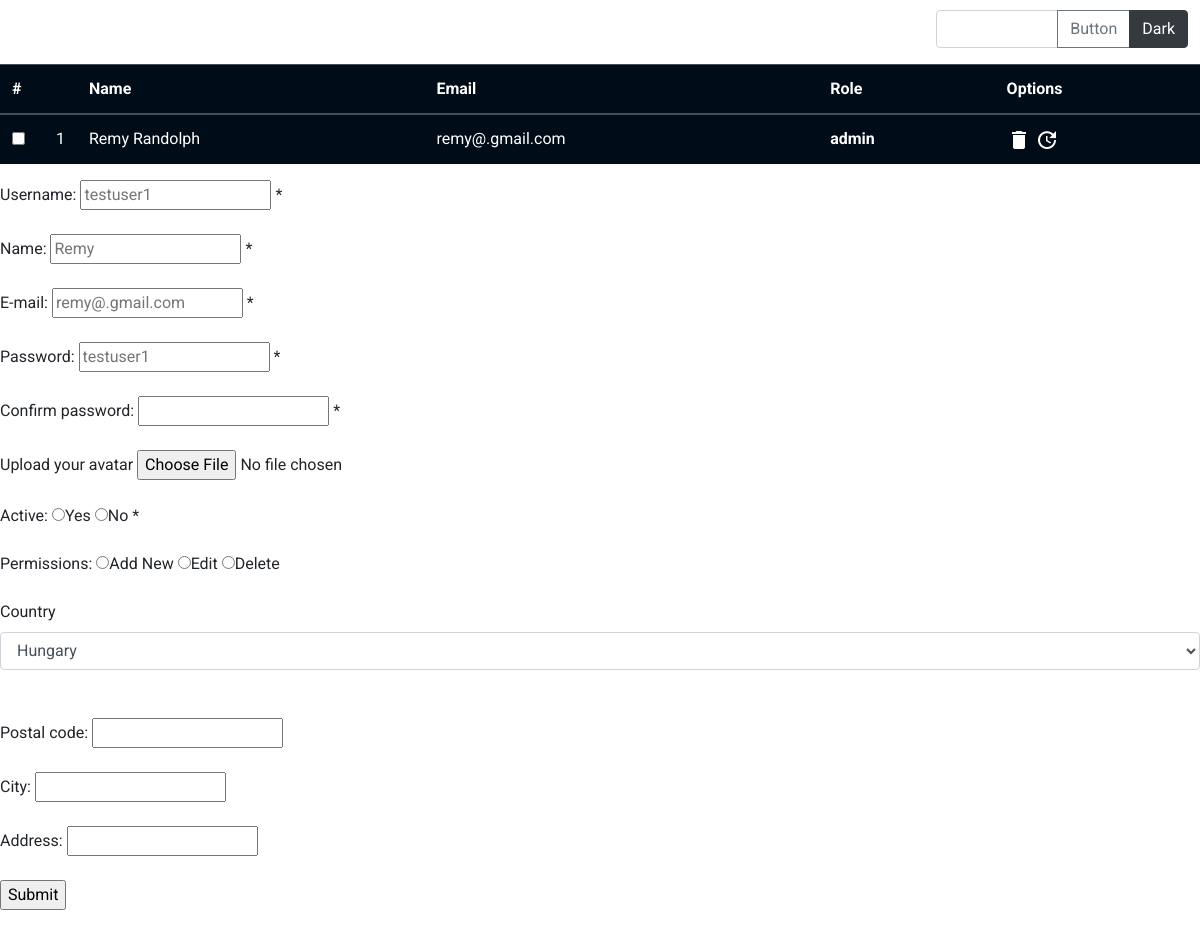
/modify.php?member=1, run on the app's committed database.
### tables this page shows
CREATE TABLE IF NOT EXISTS `users` (
  `id` int(11) NOT NULL AUTO_INCREMENT,
  `name` varchar(255) NOT NULL,
  `email` varchar(255) NOT NULL,
  `roles` varchar(255) NOT NULL,
  `username` varchar(255) NOT NULL,
  `password` varchar(255) NOT NULL,
  `avatar` varchar(255) NOT NULL,
  `active` tinyint(1) NOT NULL,
  `country` varchar(255) NOT NULL,
  `pcode` varchar(255) NOT NULL,
  `city` varchar(255) NOT NULL,
  `address` varchar(255) NOT NULL,
  PRIMARY KEY (`id`)
);

### modify.php (the view, shortened to what this page needs)
<!DOCTYPE HTML>
<html>
<head>
<link rel="stylesheet" href="https://stackpath.bootstrapcdn.com/bootstrap/4.3.1/css/bootstrap.min.css">
<link rel="stylesheet" type="text/css" href="super-style.css">
<link rel="stylesheet" href="https://cdnjs.cloudflare.com/ajax/libs/font-awesome/4.7.0/css/font-awesome.min.css">
</head>
<body>
<div class="input-group mb-3 custominputfield">
  <input type="text" class="form-control"  aria-label="" aria-describedby="basic-addon2">
  <div class="input-group-append">
    <button class="btn btn-outline-secondary" type="button">Button</button>
    <button type="button" class="btn btn-dark">Dark</button>
  </div>
</div>
<?php
include('db_config.php');
$member = $_SESSION["member"];
$usernameErr = $nameErr = $emailErr = $passwordErr = $cpasswordErr = $activeErr =  "";
$username0 = $name = $email = $password = $cpassword = $active = $permission = $country = $pcode = $city = $address = $avatar = "";
$usernamedb = $namedb = $emaildb = $pwdb = $activedb = $roledb = $countrydb = $pcodedb = $citydb = $addressdb = $avatardb = "";
echo"<table class='table table-dark'>
      <thead>
        <tr>
          <th scope='col'>#</th>
          <th scope='col'></th>
          <th scope='col'>Name</th>
          <th scope='col'>Email</th>
          <th scope='col'>Role</th>
          <th scope='col'>Options</th>
        </tr>
      </thead>
      <tbody>";
        $sql = "SELECT * FROM users WHERE id = '$member'";
        if (!$result = $connection->query($sql)) {
            echo "Sorry, the website is experiencing problems.";
            exit;
        }
        $counter = 1;
        while ($res = $result->fetch_assoc()) {
          $usernamedb = $res['username'];
          $namedb     = $res['name'];
          $emaildb    = $res['email'];
          $pwdb       = $res['password'];
          echo"
          <tr>
            <td scope='row' class='checkbox0'>
              <div class='form-check'>
                <input class='form-check-input position-static' type='checkbox' id='blankCheckbox' value='$res[id]' aria-label='...'>
              </div>
            </td>
            <td class='counter'>$counter</td>
            <td>$res[name]</td>
            <td>$res[email]</td>
            <td class='roles'>$res[roles]</td>
            <td class='buttonOption'>
               <a href='delete.php ?member=$res[id]' ><img class='lilIcons' src='delete_white_96x96.png' id='$res[id]'  alt=''></a>
               <a href='modify.php ?member=$res[id]' ><img class='lilIcons' src='update_white_96x96.png' id='$res[id]'  alt=''></a>
            </td>
          </tr>
          ";
      $counter ++;
        }
echo"</tbody>
    </table>";
?>
<form class='form-group' method="post" action="<?php echo htmlspecialchars($_SERVER["PHP_SELF"]);?>" enctype="multipart/form-data">
  Username: <input type="text" name="username" value="" placeholder=<?php echo $usernamedb;?>>
  <span class="error">* <?php echo $nameErr;?></span>
  <br><br>
  Name: <input type="text" name="name" value="" placeholder=<?php echo $namedb;?>>
  <span class="error">* <?php echo $nameErr;?></span>
  <br><br>
  E-mail: <input type="text" name="email" value=""  placeholder=<?php echo $emaildb;?>>
  <span class="error">* <?php echo $emailErr;?></span>
  <br><br>
  Password: <input type="password" name="password" value="" placeholder=<?php echo $pwdb;?>>
  <span class="error">* <?php echo $passwordErr;?></span>
  <br><br>
  Confirm password: <input type="password" name="cpassword" value="" >
  <span class="error">* <?php echo $cpasswordErr;?></span>
  <br><br>
  Upload your avatar  <input type="file" name="image"/>
  <br><br>
  Active:
  <input type="radio" name="active" <?php if (isset($active) && $active=="yes") echo "checked";?> value="yes">Yes
  <input type="radio" name="active" <?php if (isset($active) && $active=="no") echo "checked";?> value="no">No
  <span class="error">* <?php echo $activeErr;?></span>
  <br><br>
  Permissions:
  <input type="radio" name="permission" <?php if (isset($add) && $add=="add") echo "checked";?> value="add">Add New
  <input type="radio" name="permission" <?php if (isset($edit) && $edit=="edit") echo "checked";?> value="edit">Edit
  <input type="radio" name="permission" <?php if (isset($delete) && $delete=="delete") echo "checked";?> value="delete">Delete
  <br><br>
  <label for="country">Country</label>
            <select id="country" name="country" class="form-control">
                <option value="Hungary" selected>Hungary</option>
            </select>
  <br><br>
  Postal code: <input type="text" name="pcode" value="" placeholder=<?php echo $pcode;?>>
  <br><br>
  City: <input type="text" name="city" value="" placeholder=<?php echo $city;?>>
  <br><br>
  Address: <input type="text" name="address" value="" placeholder=<?php echo $address;?>>
  <br><br>
  <input type="submit" name="submit" value="Submit">
</form>
</body>
</html>

### super-style.css (style rules this page uses)
body { font-family: 'Roboto', sans-serif; }
.counter { width: 5px; padding : 0px; margin: 0px; }
.checkbox0 { width: 2px; padding : 0px; margin: 0px; }
.table-dark { color: #fff; background-color: #000c18; }
.roles { font-weight: 650; }
.lilIcons { width: 24px; height: auto; padding : 0px; margin : 0px; }
.buttonOption { padding : 12px !important; margin : 0px; }
.custominputfield { width: 21%; margin: 0px; margin-left: 78%; margin-top: 10px; }

### data on the page
users: name "Remy Randolph", email "remy@.gmail.com", roles "admin", username "testuser1"
